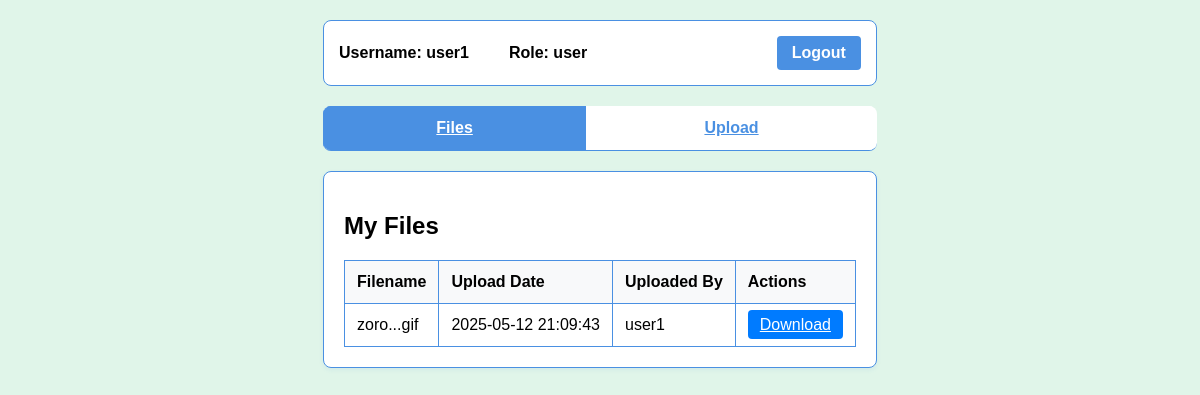
Screenshot of /files (signed in) with the database file from the repository.
### tables this page shows
CREATE TABLE files (
                id INTEGER PRIMARY KEY AUTOINCREMENT,
                filename TEXT NOT NULL,
                ipfs_hash TEXT NOT NULL,
                uploaded_by TEXT NOT NULL,
                upload_date TIMESTAMP DEFAULT CURRENT_TIMESTAMP,
                encrypted_key TEXT NOT NULL
            );

### zoro.py (the view)
@app.route('/files')
@login_required
def files():
    conn = get_db()
    c = conn.cursor()
    if session['role'] == 'admin':
        c.execute("SELECT * FROM files ORDER BY upload_date DESC")
    else:
        c.execute("SELECT * FROM files WHERE uploaded_by = ? ORDER BY upload_date DESC",
                  (session['username'],))
    files = c.fetchall()
    return render_template('dashboard.html', active_tab='files', files=files)

### zoro.py (called while the page is built)
def get_db():
    db = getattr(g, '_database', None)
    if db is None:
        db = g._database = sqlite3.connect(DATABASE_PATH)
        db.row_factory = sqlite3.Row
    return db

@app.teardown_appcontext
def close_connection(exception):
    db = getattr(g, '_database', None)
    if db is not None:
        db.close()

def login_required(f):
    @wraps(f)
    def decorated_function(*args, **kwargs):
        if 'username' not in session:
            flash('Please log in to access this page', 'danger')
            return redirect(url_for('login'))
        return f(*args, **kwargs)
    return decorated_function

### templates/dashboard.html (shortened to what this page needs)
<!DOCTYPE html>
<html lang="en">
<head>
    <link rel="stylesheet" href="{{ url_for('static', filename='style.css') }}">
</head>
<body>
    <div class="container">
        <div class="header">
            <div class="user-info">
                <span>Username: {{ session['username'] }}</span>
                <span>Role: {{ session['role'] }}</span>
            </div>
            <a href="{{ url_for('logout') }}" class="logout-btn">Logout</a>
        </div>
        <div class="tabs">
            <a href="{{ url_for('files') }}" class="tab {% if active_tab == 'files' %}active{% endif %}">Files</a>
            <a href="{{ url_for('upload') }}" class="tab {% if active_tab == 'upload' %}active{% endif %}">Upload</a>
        </div>
        <div class="content-box">
            {% if active_tab == 'files' %}
                <h2>My Files</h2>
                {% if files and files|length > 0 %}
                    <table class="files-table">
                        <thead>
                            <tr>
                                <th>Filename</th>
                                <th>Upload Date</th>
                                <th>Uploaded By</th>
                                <th>Actions</th>
                            </tr>
                        </thead>
                        <tbody>
                            {% for file in files %}
                                <tr>
                                    <td>{{ file['filename'] }}</td>
                                    <td>{{ file['upload_date'] }}</td>
                                    <td>{{ file['uploaded_by'] }}</td>
                                    <td>
                                        <a href="{{ url_for('download', file_id=file['id']) }}" class="download-btn">Download</a>
                                    </td>
                                </tr>
                            {% endfor %}
                        </tbody>
                    </table>
                {% else %}
                    <p>No files found. Use the Upload tab to add files.</p>
                {% endif %}
            {% endif %}
        </div>
    </div>
</body>
</html>

### static/style.css (style rules this page uses)
body { background-color: #E0F5E9; min-height: 100vh; display: flex; flex-direction: column; font-family: Arial, sans-serif; margin: 0; padding: 0; }
.container { max-width: 1200px; margin: 0 auto; padding: 20px; flex: 1; }
.content-box { background: white; border: 1px solid #4a90e2; border-radius: 8px; padding: 20px; margin-bottom: 20px; box-shadow: 0 2px 4px rgba(74, 144, 226, 0.1); }
.nav-tabs, .tabs { border-bottom: 1px solid #4a90e2; display: flex; margin-bottom: 20px; background-color: white; border-radius: 8px; overflow: hidden; }
.nav-tabs .nav-link, .tab { color: #4a90e2; border: 1px solid transparent; margin-right: 5px; padding: 12px 20px; cursor: pointer; background-color: white; flex-grow: 1; text-align: center; font-weight: bold; transition: background-color 0.3s; }
.nav-tabs .nav-link.active, .tab.active { color: white; background-color: #4a90e2; border-color: #4a90e2; }
.files-table { width: 100%; border-collapse: collapse; margin-top: 20px; }
.files-table th, .files-table td { border: 1px solid #4a90e2; padding: 12px; text-align: left; }
.files-table th { background-color: #f8f9fa; }
.header { display: flex; justify-content: space-between; align-items: center; padding: 15px; background: white; border: 1px solid #4a90e2; border-radius: 8px; margin-bottom: 20px; }
.user-info { display: flex; gap: 20px; align-items: center; }
.user-info span { margin-right: 20px; font-weight: bold; }
.logout-btn { background-color: #4a90e2; color: white; border: none; padding: 8px 15px; border-radius: 4px; cursor: pointer; text-decoration: none; font-weight: bold; }
.download-btn { background-color: #007bff; color: white; border: none; padding: 6px 12px; border-radius: 4px; cursor: pointer; }

### rows the page displays
files: username "user1", filename "zoro...gif", upload_date "2025-05-12 21:09:43", uploaded_by "user1"

### other values shown
{{ session['role'] }} "user"
